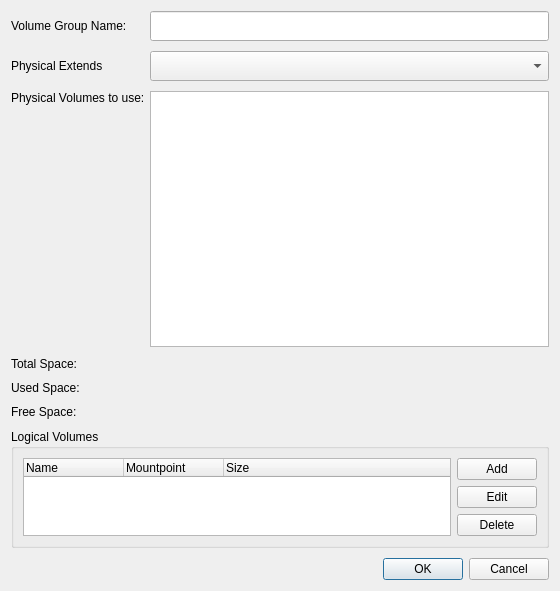
<?xml version="1.0" encoding="UTF-8"?>
<ui version="4.0">
 <class>VolumeGroupWidget</class>
 <widget class="QWidget" name="VolumeGroupWidget">
  <property name="geometry">
   <rect>
    <x>0</x>
    <y>0</y>
    <width>560</width>
    <height>591</height>
   </rect>
  </property>
  <property name="windowTitle">
   <string/>
  </property>
  <layout class="QGridLayout" name="gridLayout">
   <property name="horizontalSpacing">
    <number>5</number>
   </property>
   <property name="verticalSpacing">
    <number>10</number>
   </property>
   <item row="0" column="0">
    <widget class="QLabel" name="label">
     <property name="text">
      <string>Volume Group Name:</string>
     </property>
    </widget>
   </item>
   <item row="0" column="1" colspan="2">
    <widget class="QLineEdit" name="name">
     <property name="minimumSize">
      <size>
       <width>0</width>
       <height>30</height>
      </size>
     </property>
    </widget>
   </item>
   <item row="1" column="0">
    <widget class="QLabel" name="label_2">
     <property name="text">
      <string>Physical Extends</string>
     </property>
    </widget>
   </item>
   <item row="1" column="1" colspan="2">
    <widget class="QComboBox" name="physicalExtends">
     <property name="minimumSize">
      <size>
       <width>107</width>
       <height>30</height>
      </size>
     </property>
    </widget>
   </item>
   <item row="2" column="0">
    <widget class="QLabel" name="label_3">
     <property name="text">
      <string>Physical Volumes to use:</string>
     </property>
    </widget>
   </item>
   <item row="2" column="1" rowspan="2" colspan="2">
    <widget class="QListWidget" name="physicals">
     <property name="styleSheet">
      <string notr="true"/>
     </property>
    </widget>
   </item>
   <item row="3" column="0">
    <spacer name="verticalSpacer">
     <property name="orientation">
      <enum>Qt::Vertical</enum>
     </property>
     <property name="sizeHint" stdset="0">
      <size>
       <width>78</width>
       <height>98</height>
      </size>
     </property>
    </spacer>
   </item>
   <item row="4" column="0">
    <widget class="QLabel" name="label_6">
     <property name="text">
      <string>Total Space:</string>
     </property>
    </widget>
   </item>
   <item row="6" column="0">
    <widget class="QLabel" name="label_5">
     <property name="text">
      <string>Free Space:</string>
     </property>
    </widget>
   </item>
   <item row="8" column="0" colspan="3">
    <widget class="QGroupBox" name="groupBox">
     <property name="title">
      <string>Logical Volumes</string>
     </property>
     <layout class="QGridLayout" name="gridLayout_2">
      <item row="0" column="0" rowspan="3">
       <widget class="QTreeWidget" name="logicalVolumesTree">
        <property name="allColumnsShowFocus">
         <bool>false</bool>
        </property>
        <column>
         <property name="text">
          <string notr="true">Name</string>
         </property>
        </column>
        <column>
         <property name="text">
          <string>Mountpoint</string>
         </property>
        </column>
        <column>
         <property name="text">
          <string>Size</string>
         </property>
        </column>
       </widget>
      </item>
      <item row="0" column="1">
       <widget class="QPushButton" name="addButton">
        <property name="text">
         <string>Add</string>
        </property>
        <property name="icon">
         <iconset resource="../../../../yali-theme-pisi-1.0/data.qrc">
          <normaloff>:/gui/pics/list-add.png</normaloff>:/gui/pics/list-add.png</iconset>
        </property>
       </widget>
      </item>
      <item row="1" column="1">
       <widget class="QPushButton" name="editButton">
        <property name="text">
         <string>Edit</string>
        </property>
        <property name="icon">
         <iconset resource="../../../../yali-theme-pisi-1.0/data.qrc">
          <normaloff>:/gui/pics/document-edit.png</normaloff>:/gui/pics/document-edit.png</iconset>
        </property>
       </widget>
      </item>
      <item row="2" column="1">
       <widget class="QPushButton" name="deleteButton">
        <property name="text">
         <string>Delete</string>
        </property>
        <property name="icon">
         <iconset resource="../../../../yali-theme-pisi-1.0/data.qrc">
          <normaloff>:/gui/pics/draw-eraser.png</normaloff>:/gui/pics/draw-eraser.png</iconset>
        </property>
       </widget>
      </item>
     </layout>
    </widget>
   </item>
   <item row="9" column="2">
    <widget class="QDialogButtonBox" name="buttonBox">
     <property name="standardButtons">
      <set>QDialogButtonBox::Cancel|QDialogButtonBox::Ok</set>
     </property>
    </widget>
   </item>
   <item row="4" column="1" colspan="2">
    <widget class="QLabel" name="totalSpace">
     <property name="text">
      <string/>
     </property>
    </widget>
   </item>
   <item row="6" column="1" colspan="2">
    <widget class="QLabel" name="freeSpace">
     <property name="text">
      <string/>
     </property>
    </widget>
   </item>
   <item row="5" column="0">
    <widget class="QLabel" name="label_4">
     <property name="text">
      <string>Used Space:</string>
     </property>
    </widget>
   </item>
   <item row="5" column="1">
    <widget class="QLabel" name="usedSpace">
     <property name="text">
      <string/>
     </property>
    </widget>
   </item>
  </layout>
 </widget>
 <resources>
  <include location="../../../../yali-theme-pisi-1.0/data.qrc"/>
 </resources>
 <connections/>
</ui>
